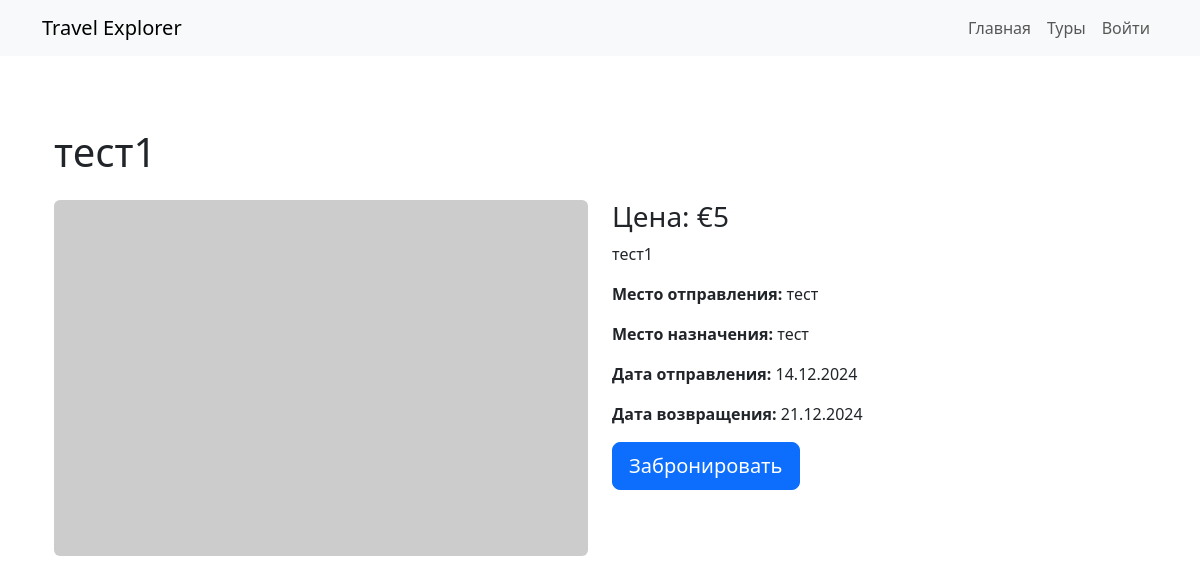
Page /tour/1/ on the earlier database version.
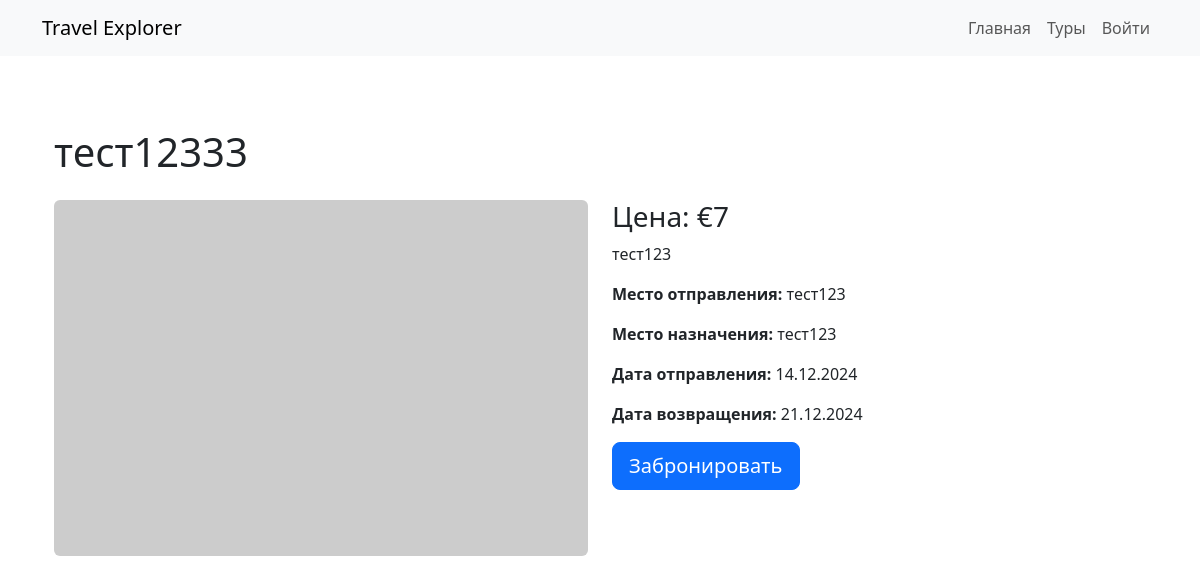
Same page on the later database version.
### travel/models.py (models this page shows, shortened)
class Tour(models.Model):
    name_tour = models.CharField("Название тура", max_length=255)
    discription_tour = models.TextField("Описание тура")
    price_tour = models.IntegerField("Цена тура", validators=[validate_positive])
    departure = models.CharField("Место отправления", max_length=255)
    destination = models.CharField("Место назначения", max_length=255)
    date_departure = models.DateField("Дата отправления")
    date_return = models.DateField("Дата возвращения")
    operator_tour = models.CharField("Туроператор", max_length=255)
    places_tour = models.IntegerField("Количество мест", validators=[validate_positive])
    history = HistoricalRecords()
    is_hot = models.BooleanField(default=False)
    image = models.ImageField(upload_to='tours/', blank=True, null=True)
    objects = TourManager()
    class Meta:
        ordering = ['date_departure']

### travel/views.py (the view)
# urls.py: path('tour/<int:id>/', views.tour_detail, name='tour-detail'),
def tour_detail(request, id):
    tour = get_object_or_404(Tour, id=id)
    return render(request, 'travel/tour-detail.html', {'tour': tour})

### travel/templates/travel/tour-detail.html (shortened to what this page needs)
{% extends 'travel/base.html' %}
{% block content %}
<div class="container py-5">
    <h1 class="mb-4">{{ tour.name_tour }}</h1>
    <div class="row">
        <div class="col-md-6">
            {% if tour.image %}
            <img src="{{ tour.image.url }}" class="img-fluid rounded" alt="{{ tour.name_tour }}">
            {% else %}
            <img src="https://via.placeholder.com/600x400" class="img-fluid rounded" alt="Изображение недоступно">
            {% endif %}
        </div>
        <div class="col-md-6">
            <h3>Цена: €{{ tour.price_tour }}</h3>
            <p class="description">{{ tour.discription_tour }}</p>
            <p><strong>Место отправления:</strong> {{ tour.departure }}</p>
            <p><strong>Место назначения:</strong> {{ tour.destination }}</p>
            <p><strong>Дата отправления:</strong> {{ tour.date_departure|date:"d.m.Y" }}</p>
            <p><strong>Дата возвращения:</strong> {{ tour.date_return|date:"d.m.Y" }}</p>
            <form action="/reserve/" method="post">
                <button type="submit" class="btn btn-primary btn-lg">Забронировать</button>
            </form>
        </div>
    </div>
</div>
{% endblock %}

Differences in the rows shown:
changed Tour: name_tour "тест1" → "тест12333"; price_tour "5" → "7"; discription_tour "тест1" → "тест123"; departure "тест" → "тест123"; destination "тест" → "тест123"
